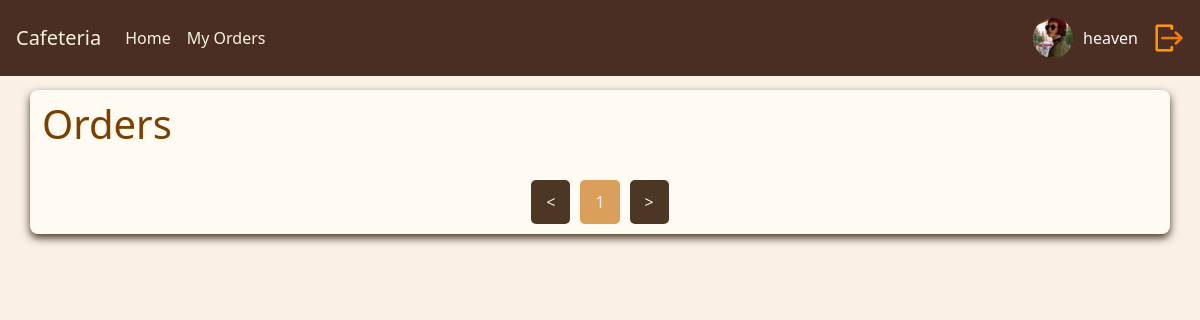
The app's page /orders.php (signed in), older data.
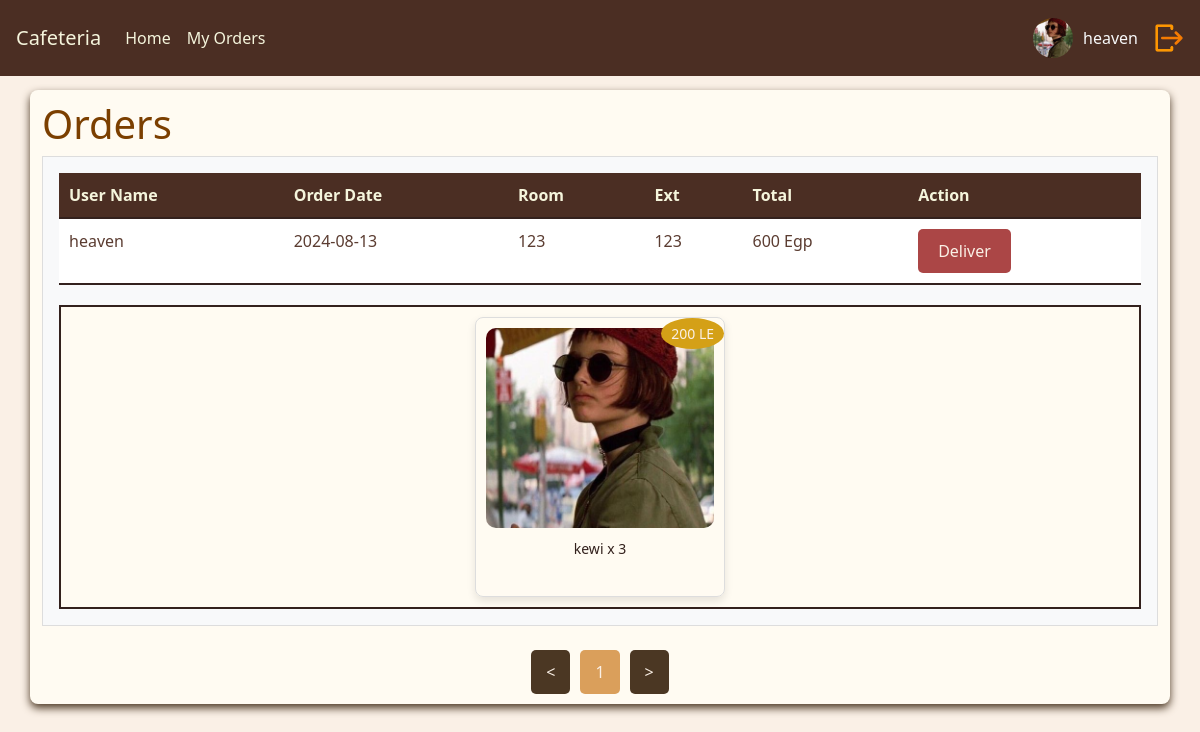
The same page, newer data.
### tables this page shows
CREATE TABLE `orders_products` (
  `id` int(11) NOT NULL,
  `order_id` int(11) NOT NULL,
  `product_id` int(11) NOT NULL,
  `quantity` int(11) NOT NULL,
  `price` int(11) NOT NULL
);

CREATE TABLE `users` (
  `id` int(11) NOT NULL,
  `name` text NOT NULL,
  `email` varchar(100) NOT NULL,
  `password` varchar(100) NOT NULL,
  `room_id` int(11) NOT NULL,
  `ext` int(11) NOT NULL,
  `image` text NOT NULL,
  `perm_id` int(11) NOT NULL
);

CREATE TABLE `orders` (
  `id` int(11) NOT NULL,
  `user_id` int(11) NOT NULL,
  `date` date NOT NULL,
  `room` text NOT NULL,
  `ext` text NOT NULL,
  `comment` text NOT NULL,
  `total` int(11) NOT NULL,
  `status` int(11) NOT NULL
);

CREATE TABLE `products` (
  `id` int(11) NOT NULL,
  `name` text NOT NULL,
  `price` int(11) NOT NULL,
  `categ_id` int(11) NOT NULL,
  `image` varchar(200) NOT NULL,
  `status` int(11) NOT NULL
);

### functions/db_class.php (called while the page is built, shortened)
<?php
class Database
{
    private $conn;
    public function connect($host, $username, $password, $dbname)
    {
        $dsn = "mysql:host=$host;dbname=$dbname;charset=utf8mb4";
        try {
            $this->conn = new PDO($dsn, $username, $password);
            $this->conn->setAttribute(PDO::ATTR_ERRMODE, PDO::ERRMODE_EXCEPTION);
        } catch (PDOException $e) {
            echo "Connection failed: " . $e->getMessage();
        }
    }
    public function getUserOrders($user_id)
    {
        $sql = "
        SELECT
            o.id,
            o.date,
            o.room,
            o.ext,
            o.total,
            op.product_id,
            op.quantity,
            p.image,
            p.name AS product_name,
            p.price,
            u.name AS user_name
        FROM
            orders o
        JOIN
            orders_products op ON o.id = op.order_id
        JOIN
            products p ON op.product_id = p.id
        JOIN
            users u ON o.user_id = u.id
        WHERE
            o.user_id = ? AND o.status = 1
        ORDER BY
            o.date DESC;
    ";
        $stmt = $this->conn->prepare($sql);
        $stmt->execute([$user_id]);
        return $stmt->fetchAll(PDO::FETCH_ASSOC);
    }
}

### orders.php (the view, shortened to what this page needs)
<!DOCTYPE html>
<html lang="en">
<head>
    <link rel="stylesheet" href="css/myorders.css">
    <link rel="stylesheet" href="css/orders.css">
    <link rel="stylesheet" href="bootstrap/css/bootstrap.min.css">
    <link rel="stylesheet" href="css/header.css">
    <link rel="stylesheet" href="css/footer.css">
</head>
<body>
    <?php
    include 'design/header.php';
    $user_id = $_SESSION['id'];
    $orders = $db->getUserOrders($user_id);
    $userOrders = [];
    foreach ($orders as $order) {
        $userOrders[$order['id']][] = $order;
    }
    ?>
    <div class="container">
            <h1>Orders</h1>
            <?php foreach ($userOrders as $orderId => $orderItems) : ?>
                <div class="con" >
                    <table class=" table order-table">
                        <thead>
                            <tr>
                                <th>User Name</th>
                                <th>Order Date</th>
                                <th>Room</th>
                                <th>Ext</th>
                                <th>Total</th>
                                <th>Action</th>
                            </tr>
                        </thead>
                        <tbody id="order-list">
                            <tr>
                                <td><?= $orderItems[0]['user_name'] ?></td>
                                <td><?= $orderItems[0]['date'] ?></td>
                                <td><?= $orderItems[0]['room'] ?></td>
                                <td><?= $orderItems[0]['ext'] ?></td>
                                <td><?= $orderItems[0]['total'] ?> Egp</td>
                                <td><a class="deliver-btn btn btn-primary" href="update_order_status.php?id=<?php echo $orderItems[0]['id']?>" >Deliver</a></td>
                            </tr>
                        </tbody>
                    </table>
                    <div class="items-container">
                        <?php
                        foreach ($orderItems as $order) :
                        ?>
                            <div class="item">
                                <div class="item-image">
                                    <img src="<?= $order['image'] ?>" alt="<?= $order['product_name'] ?>">
                                    <div class="item-price"><?= $order['price'] ?> LE</div>
                                </div>
                                <div class="item-info">
                                    <span><?= $order['product_name'] ?> x</span>
                                    <span><?= $order['quantity'] ?></span>
                                </div>
                            </div>
                        <?php endforeach; ?>
                    </div>
                </div>
            <?php endforeach; ?>
        <nav class="d-flex justify-content-center">
            <div class="pagination mt-4">
                <button class="prev-page">&lt;</button>
                <span class="page-number">1</span>
                <button class="next-page">&gt;</button>
            </div>
        </nav>
    </div>
</body>
</html>

Row changes from the older to the newer data that the page shows:
added orders_products: users.name "heaven", order.date "2024-08-13", order.room "123", order.ext "123", order.total "600", product.image (picture), product.price "200", product.name "kewi", quantity "3"
